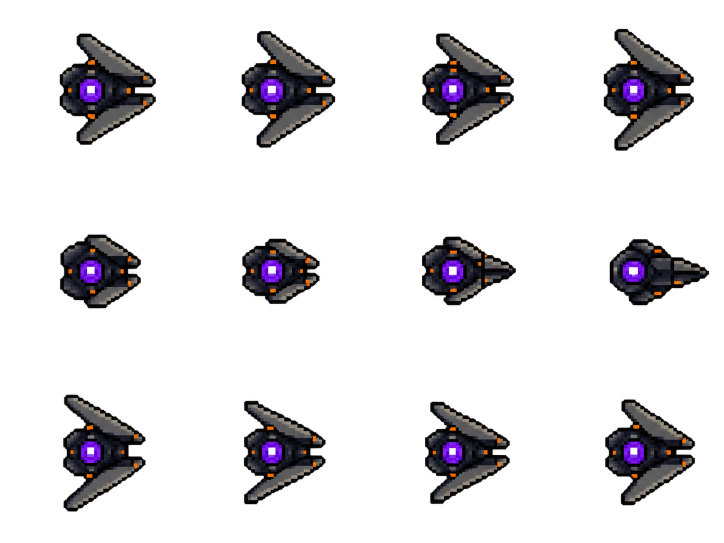
#> input picture assets/artwork/characters/swarm-drone-t1-lowres-exploration/preview/swarm-drone-contact-animation-atlas-v3.png, 1448 x 1086 px, found by its file name (shown at 1/2 size)
$ python normalize-runtime-assets.py
#> lines starting #> are read from the running program, lines starting #| are printed output that depends on the picture
from pathlib import Path

from PIL import Image


ASSET_DIRECTORY = Path(__file__).resolve().parents[1]
AUTHORING_ATLAS = ASSET_DIRECTORY / "export" / "swarm-drone-contact-animation-atlas-v3.png"
STILL_EXPORT = ASSET_DIRECTORY / "export" / "swarm-drone-approved-still.png"
ANIMATION_PREVIEW = ASSET_DIRECTORY / "preview" / "swarm-drone-contact-animation.webp"
RUNTIME_ATLAS = (
    ASSET_DIRECTORY.parents[2] / "runtime" / "characters" / "sector-01-enemies" / "swarm-motion.png"
)

AUTHORING_CELL_SIZE = 362
RUNTIME_CELL_SIZE = 32
RUNTIME_SOURCE_CROP = (73, 47, 341, 315)
FRAME_DURATIONS_MS = (90, 90, 90, 90, 45, 55, 70, 90, 100, 110, 120, 120)
ALPHA_THRESHOLD = 96
RUNTIME_PALETTE = (
    (11, 13, 19),
    (21, 25, 37),
    (35, 41, 55),
    (55, 61, 72),
    (78, 74, 69),
    (116, 109, 100),
    (164, 158, 146),
    (211, 207, 194),
    (246, 242, 232),
    (67, 8, 145),
    (105, 18, 202),
    (151, 46, 244),
    (207, 151, 255),
    (245, 232, 255),
    (151, 43, 0),
    (255, 105, 0),
)


def frame_at(atlas, index):
    column = index % 4
    row = index // 4
    return atlas.crop(
        (
            column * AUTHORING_CELL_SIZE,
            row * AUTHORING_CELL_SIZE,
            (column + 1) * AUTHORING_CELL_SIZE,
            (row + 1) * AUTHORING_CELL_SIZE,
        )
    )


def nearest_palette_color(red, green, blue):
    return min(
        RUNTIME_PALETTE,
        key=lambda color: (red - color[0]) ** 2 + (green - color[1]) ** 2 + (blue - color[2]) ** 2,
    )


def runtime_frame(authoring_frame):
    resized = authoring_frame.crop(RUNTIME_SOURCE_CROP).resize(
        (RUNTIME_CELL_SIZE, RUNTIME_CELL_SIZE),
        Image.Resampling.NEAREST,
    )
    normalized = Image.new("RGBA", resized.size, (0, 0, 0, 0))
    source_pixels = resized.load()
    target_pixels = normalized.load()
    for y in range(RUNTIME_CELL_SIZE):
        for x in range(RUNTIME_CELL_SIZE):
            red, green, blue, alpha = source_pixels[x, y]
            if alpha < ALPHA_THRESHOLD:
                continue
            target_pixels[x, y] = (*nearest_palette_color(red, green, blue), 255)
    return normalized


def main():
    atlas = Image.open(AUTHORING_ATLAS).convert("RGBA")
#> atlas is the input picture: PIL image 1448x1086 RGBA; mean R, G, B, A 8.9, 7.3, 9.6, 39.5
    if atlas.size != (1448, 1086):
        raise ValueError(f"unexpected authoring atlas size: {atlas.size}")

    frames = [frame_at(atlas, index) for index in range(12)]
#> in frame_at (call 8), `column = index % 4`: column = 3
#> in frame_at (call 8), `return atlas.crop( ( column * AUTHORING_CELL_SIZE, row * AUTHORING_CEL..`:
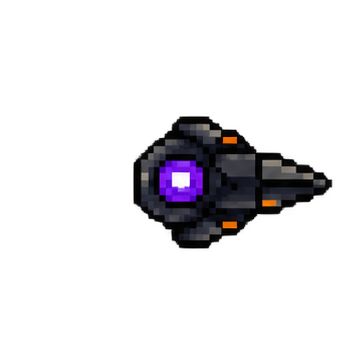
#> returned value: PIL image 362x362 RGBA; mean R, G, B, A 5.4, 4.2, 6.6, 30; transparent parts drawn white
#> in frame_at (call 9), `column = index % 4`: column = 0
#> in frame_at (call 9), `return atlas.crop( ( column * AUTHORING_CELL_SIZE, row * AUTHORING_CEL..`:
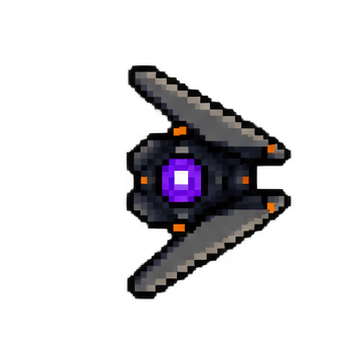
#> returned value: PIL image 362x362 RGBA; mean R, G, B, A 9.9, 8.4, 10.6, 42.9; transparent parts drawn white
#> in frame_at (call 10), `column = index % 4`: column = 1
#> in frame_at (call 10), `return atlas.crop( ( column * AUTHORING_CELL_SIZE, row * AUTHORING_CEL..`:
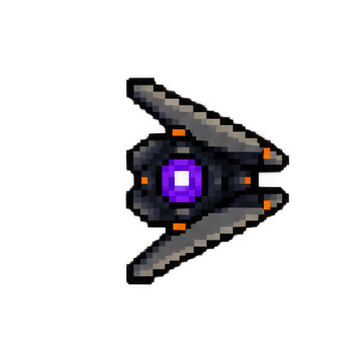
#> returned value: PIL image 362x362 RGBA; mean R, G, B, A 8.8, 7.3, 9.4, 38.6; transparent parts drawn white
#> in frame_at (call 11), `column = index % 4`: column = 2
#> in frame_at (call 11), `return atlas.crop( ( column * AUTHORING_CELL_SIZE, row * AUTHORING_CEL..`:
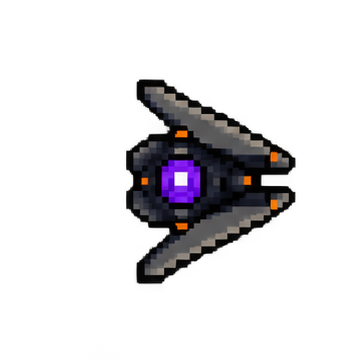
#> returned value: PIL image 362x362 RGBA; mean R, G, B, A 9, 7.5, 9.6, 39.3; transparent parts drawn white
#> in frame_at (call 12), `column = index % 4`: column = 3
#> in frame_at (call 12), `return atlas.crop( ( column * AUTHORING_CELL_SIZE, row * AUTHORING_CEL..`:
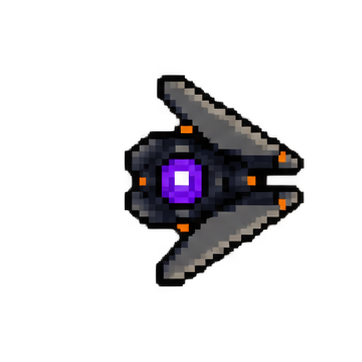
#> returned value: PIL image 362x362 RGBA; mean R, G, B, A 10, 8.4, 10.6, 42.3; transparent parts drawn white
#> frames = 12 items
    frames[0].save(STILL_EXPORT)
    frames[0].save(
        ANIMATION_PREVIEW,
        save_all=True,
        append_images=frames[1:],
        duration=FRAME_DURATIONS_MS,
        loop=0,
        lossless=True,
        method=6,
    )

    runtime_atlas = Image.new("RGBA", (128, 96), (0, 0, 0, 0))
#> runtime_atlas: PIL image 128x96 RGBA; every value is 0
    for index, frame in enumerate(frames):
        runtime_atlas.alpha_composite(
            runtime_frame(frame),
            ((index % 4) * RUNTIME_CELL_SIZE, (index // 4) * RUNTIME_CELL_SIZE),
        )
#> this loop made 12 passes
#> pass 1, in runtime_frame, `resized = authoring_frame.crop(RUNTIME_SOURCE_CROP).resize( (RUNTIME_C..`:
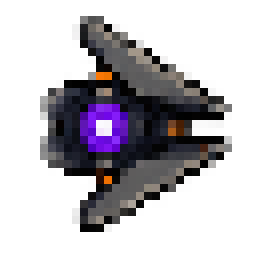
#> resized: PIL image 32x32 RGBA (shown 8 times larger); mean R, G, B, A 21.3, 17.8, 23.4, 87.2; transparent parts drawn white
#> after the loop:
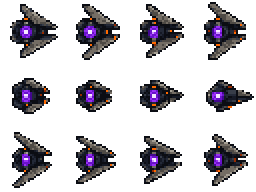
#> runtime_atlas: PIL image 128x96 RGBA (shown 2 times larger); mean R, G, B, A 16.6, 13.8, 18.4, 73.2; transparent parts drawn white
    runtime_atlas.save(RUNTIME_ATLAS, optimize=True)


if __name__ == "__main__":
    main()
